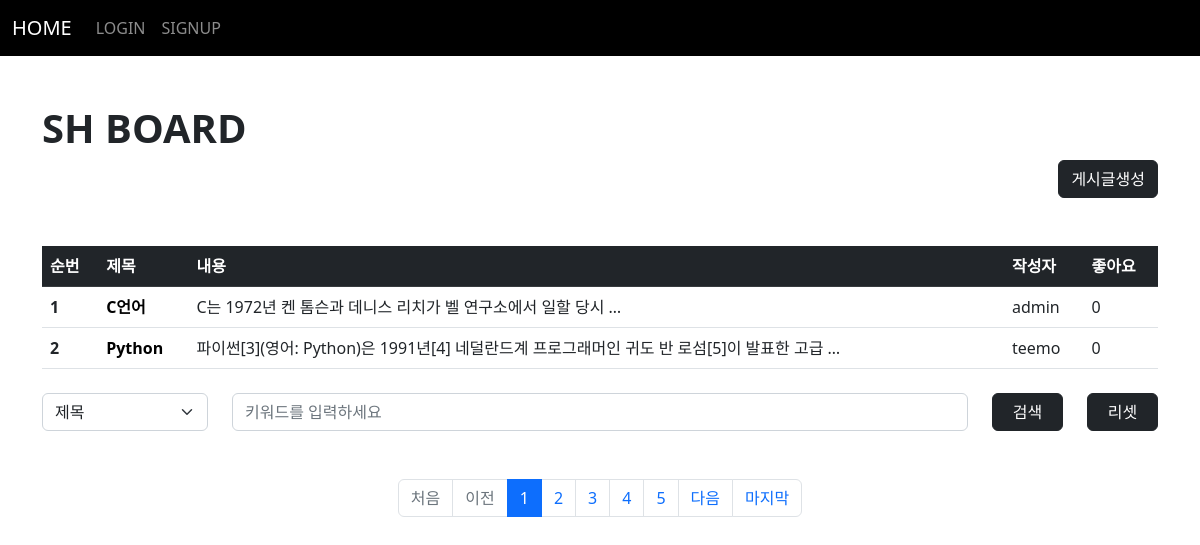
The app's page /board/index/ with its own data.
### board/models.py (models this page shows, shortened)
class Board(models.Model):
    subject = models.CharField(max_length=100)
    writer = models.ForeignKey(User, on_delete=models.CASCADE, related_name="writer")
    content = models.TextField()
    pubdate = models.DateTimeField()
    likey = models.ManyToManyField(User, blank=True, related_name="likey")

### acc/models.py (models this page shows, shortened)
class User(AbstractUser): # AbstractBaseUser 아니에요
    pic = models.ImageField(upload_to="user")
    comment = models.TextField()
    point = models.IntegerField(default=0)

### board/views.py (the view)
# urls.py: path('index/', views.index, name="index"),
def index(request):
    kw = request.GET.get("kw", "")
    cate = request.GET.get("cate", "")
    pg = request.GET.get("page", 1)
    if kw:
        if cate == "sub":
            b = Board.objects.filter(subject_startswith=kw)
        elif cate == "wri":
            try:
                from acc.models import User
                u = User.objects.get(username=kw)
                b = Board.objects.filter(writer=u)
            except:
                b = Board.objects.none()
        elif cate == "con":
            b = Board.objects.filter(content__contains=kw)
    else:
        b = Board.objects.all()
    pag = Paginator(b, 2)
    obj = pag.get_page(pg)
    context = {
        "bset" : obj,
        "kw" : kw,
        "cate" : cate,
    }
    return render(request, "board/index.html", context)

### templates/board/index.html (shortened to what this page needs)
{% extends 'base.html' %}
{% block con %}
   {% load mathfilters %}
    <h1><b>SH BOARD</b></h1>
    <div class="text-end">
        <a href="{% url 'board:create' %}" class="btn btn-dark">게시글생성</a>
    </div>
    <table class="table mt-5 table-hover">
        <thead>
            <tr class="table-dark">
                <th scope="col">순번</th>
                <th scope="col">제목</th>
                <th scope="col">내용</th>
                <th scope="col">작성자</th>
                <th scope="col">좋아요</th>
            </tr>
        </thead>
        <tbody>
            {% for i in bset %}
                <tr>
                    <th scope="row">{{ bset.start_index|add:forloop.counter0 }}</th>
                    <td><a class="sub" href="{% url 'board:detail' i.id %}">{{ i.subject }}</a></td>
                    <td>{{ i.content|truncatewords:10 }}</td>
                    <td>{{ i.writer }}</td>
                    <td>{{ i.likey.count }}</td>
                </tr>
            {% empty %}
                    <tr>
                        <th colspan="5" class="text-center">{% if kw %}검색결과가 없습니다...{% else %}첫번째 게시글을 작성해주세요!!{% endif %}</th>
                    </tr>
            {% endfor %}
        </tbody>
    </table>
    <form>
        <div class="mt-4 mb-4 row">
            <div class="col-sm-2">
                <select class="form-select" name="cate">
                    <option value="sub" {% if cate == "sub" %}selected{% endif %}>제목</option>
                </select>
            </div>
            <div class="col-sm-8">
                <input type="text" name="kw" value="{{kw}}" class="form-control" placeholder="키워드를 입력하세요">
            </div>
            <div class="col-sm-1">
                <button class="btn btn-dark" style="width:100%">검색</button>
            </div>
            <div class="col-sm-1">
                <a href="{% url 'board:index' %}"><button type="button" class="btn btn-dark" style="width:100%">리셋</button></a>
            </div>
        </div>
    </form>
    <nav aria-label="Page navigation example" class="mt-5">
        <ul class="pagination justify-content-center">
            {% if bset.has_previous %}
                <li class="page-item"><a class="page-link" href="{% url 'board:index' %}?page=1">처음</a></li>
                <li class="page-item"><a class="page-link" href="{% url 'board:index' %}?page={{bset.previous_page_number}}">이전</a></li>
            {% else %}
                <li class="page-item disabled"><a class="page-link">처음</a></li>
                <li class="page-item disabled"><a class="page-link">이전</a></li>
            {% endif %}
            {% for i in bset.paginator.page_range %}
                {% if i >= bset.number|sub:4 and bset.number|add:5 >= i %}
                    <li class="page-item {% if bset.number == i %}active{% endif %}"><a class="page-link" href="{% url 'board:index' %}?page={{i}}">{{i}}</a></li>
                {% endif %}
            {% endfor %}
            {% if bset.has_next %}
                <li class="page-item"><a class="page-link" href="{% url 'board:index' %}?page={{bset.next_page_number}}">다음</a></li>
                <li class="page-item"><a class="page-link" href="{% url 'board:index' %}?page={{bset.paginator.num_pages}}">마지막</a></li>
            {% else %}
                <li class="page-item disabled"><a class="page-link">다음</a></li>
                <li class="page-item disabled"><a class="page-link">마지막</a></li>
            {% endif %}
        </ul>
    </nav>
{% endblock %}

### templates/base.html (shortened to what this page needs)
<!doctype html>
<html lang="en">
    <head>
        <link href="https://cdn.jsdelivr.net/npm/bootstrap@5.2.1/dist/css/bootstrap.min.css" rel="stylesheet">
    </head>
    <body>
        {% if user.is_authenticated %}
            <nav class="navbar navbar-expand-lg navbar-dark" style="background-color: rgb(0, 0, 0);">
                <div class="container-fluid">
                    <a class="navbar-brand" href="#">Navbar</a>
                    <button class="navbar-toggler" type="button" data-bs-toggle="collapse" data-bs-target="#navbarSupportedContent" aria-controls="navbarSupportedContent" aria-expanded="false" aria-label="Toggle navigation">
                        <span class="navbar-toggler-icon"></span>
                    </button>
                    <div class="collapse navbar-collapse" id="navbarSupportedContent">
                        <ul class="navbar-nav me-auto mb-2 mb-lg-0">
                            <li class="nav-item">
                                <a class="nav-link active" aria-current="page" href="{% url 'acc:index' %}">Home</a>
                            </li>
                            <li class="nav-item">
                                <a class="nav-link" href="{% url 'board:index' %}">BOARD</a>
                            </li>
                            <li class="nav-item">
                                <a class="nav-link" href="{% url 'trans:index' %}">TRANS</a>
                            </li>
                            <li class="nav-item dropdown">
                                <a class="nav-link dropdown-toggle" href="#" role="button" data-bs-toggle="dropdown" aria-expanded="false">
                                    {{user}}
                                </a>
                                <ul class="dropdown-menu">
                                    <li><a class="dropdown-item" href="{% url 'acc:profile' %}">PROFILE</a></li>
                                    <li><hr class="dropdown-divider"></li>
                                    <li><a class="dropdown-item" href="{% url 'acc:logout' %}">LOGOUT</a></li>
                                </ul>
                            </li>
                        </ul>
                    </div>
                </div>
            </nav>
        {% else %}
            <nav class="navbar navbar-expand-lg navbar-dark" style="background-color: rgb(0, 0, 0);">
                <div class="container-fluid">
                    <a class="navbar-brand" href="{% url 'acc:index' %}">HOME</a>
                    <div class="collapse navbar-collapse" id="navbarSupportedContent">
                        <ul class="navbar-nav me-auto mb-2 mb-lg-0">
                            <li class="nav-item">
                                <a class="nav-link" href="{% url 'acc:login' %}">LOGIN</a>
                            </li>
                            <li class="nav-item">
                                <a class="nav-link" href="{% url 'acc:signup' %}">SIGNUP</a>
                            </li>
                        </ul>
                    </div>
                </div>
            </nav>
        {% endif %}
        <div class="container mt-5 mb-5">
            {% block con %}
            {% endblock %}
        </div>
    </body>
</html>

### templates/board/index.html (style rules this page uses)
.sub { text-decoration: none; font-weight: bold; color: black; }

### records on screen
Board: start_index|add "1", subject "C언어", content "C는 1972년 켄 톰슨과 데니스 리치가 벨 연구소에서 일할 당시 …", writer "admin", likey.count "0"
Board: start_index|add "2", subject "Python", content "파이썬[3](영어: Python)은 1991년[4] 네덜란드계 프로그래머인 귀도 반 로섬[5]이 발표한 고급 …", writer "teemo", likey.count "0"

### other values on screen
{{ i }} "1" "2" "3" "4" "5"
